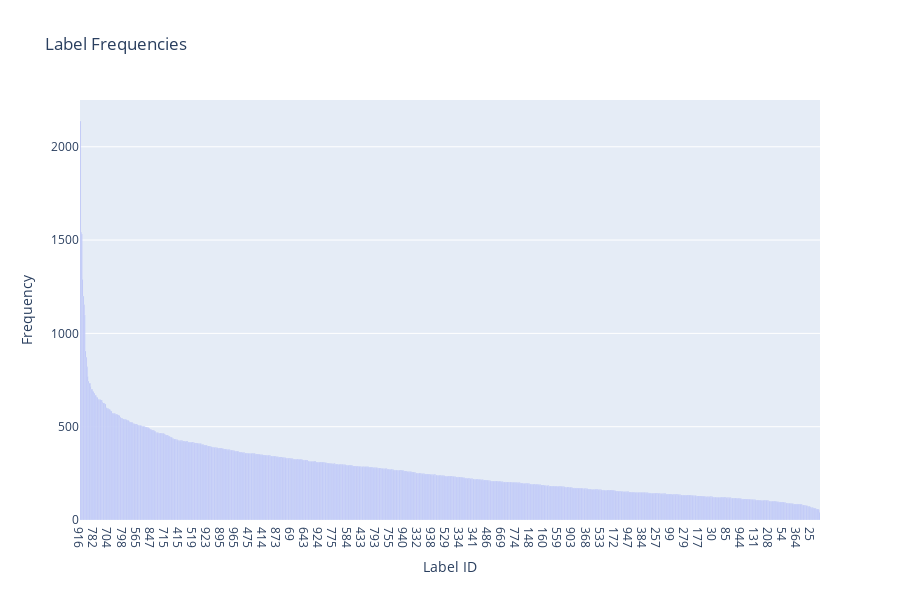
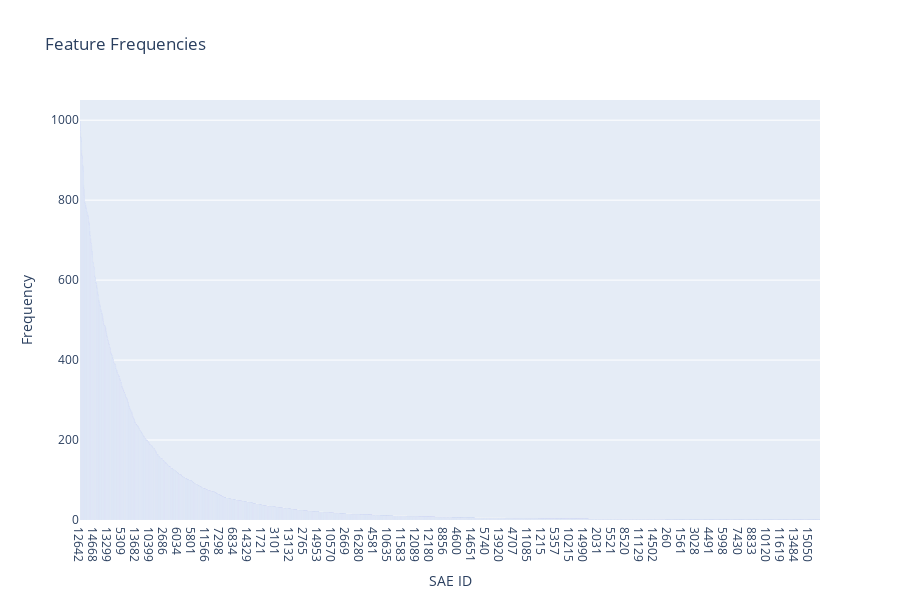
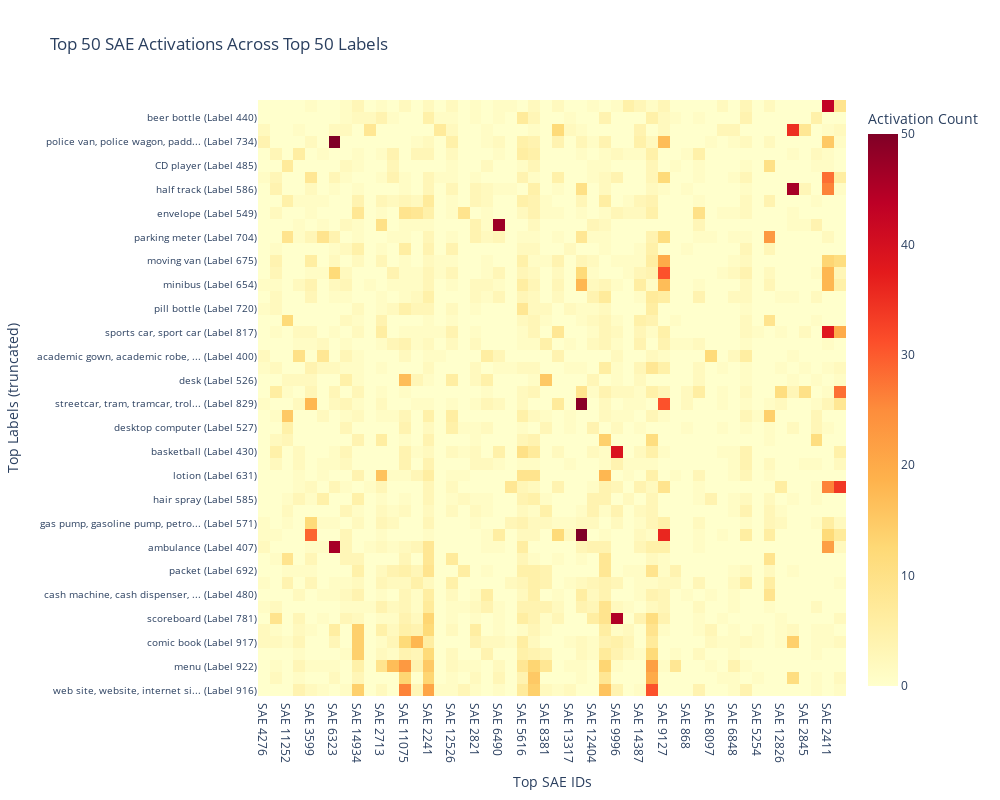
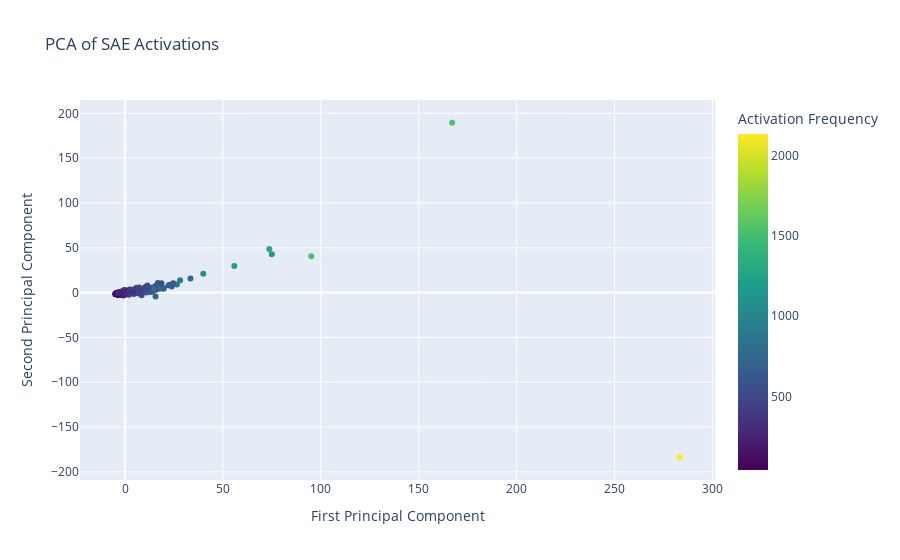

Notebook code cell kept with these figures, in order:
### Code cell
import pandas as pd
import numpy as np
import ast
import plotly.graph_objects as go
import plotly.express as px
from sklearn.decomposition import PCA
from sklearn.preprocessing import StandardScaler
import umap


# Load ImageNet labels
with open("image_net_labels.txt", "r") as f:
    image_net_labels = eval(f.read())

# Assuming df is already loaded
# df = pd.read_csv('your_preprocessed_data.csv')


# Map fine labels to ImageNet labels
def map_label(df):
    df["label"] = df["fine_label"].map(image_net_labels)
    return df


df = map_label(df)


# Convert cleaned_features to the correct format
def parse_features(features):
    if isinstance(features, str):
        features_dict = ast.literal_eval(features)
    else:
        features_dict = features
    return features_dict  # Keep as is, with string keys and values


df["cleaned_features"] = df["cleaned_features"].apply(parse_features)

# Print a sample of the cleaned features to verify
print("Sample of cleaned features:")
print(df[["fine_label", "label", "cleaned_features"]].head())

# Get unique SAE IDs from all rows
all_sae_ids = set()
for features in df["cleaned_features"]:
    all_sae_ids.update(features.keys())

# Convert SAE IDs to integers and sort
sae_id_list = sorted(all_sae_ids, key=int)

# Create a mapping of SAE ID to column index
sae_id_to_col = {sae_id: idx for idx, sae_id in enumerate(sae_id_list)}

# Initialize the matrix for label and SAE ID occurrences
num_labels = df["fine_label"].nunique()
num_sae_ids = len(sae_id_list)
label_sae_matrix = np.zeros((num_labels, num_sae_ids), dtype=int)

# Create a mapping of label to row index
label_to_row = {
    label: idx for idx, label in enumerate(sorted(df["fine_label"].unique()))
}
row_to_label = {v: k for k, v in label_to_row.items()}

# Populate the matrix
for _, row in df.iterrows():
    label = row["fine_label"]
    features = row["cleaned_features"]
    for sae_id in features:
        label_sae_matrix[label_to_row[label], sae_id_to_col[sae_id]] += 1

# Print matrix statistics
print("\nMatrix shape:", label_sae_matrix.shape)
print("Total activations:", label_sae_matrix.sum())
print("Max value in matrix:", label_sae_matrix.max())
print("Number of non-zero elements:", np.count_nonzero(label_sae_matrix))

# Calculate label frequencies
label_freq = label_sae_matrix.sum(axis=1)
label_freq_dict = dict(zip(sorted(df["fine_label"].unique()), label_freq))
label_freq_sorted = dict(
    sorted(label_freq_dict.items(), key=lambda x: x[1], reverse=True)
)

# Print top 20 labels
print("\nTop 20 labels:")
print(dict(list(label_freq_sorted.items())[:20]))

# Select top N labels and features for visualization
N = 50  # Adjust this value to show more or fewer labels/features
top_labels = list(label_freq_sorted.keys())[:N]
top_features = np.argsort(label_sae_matrix.sum(axis=0))[-N:]

# Create a submatrix with top labels and features
submatrix = label_sae_matrix[
    np.ix_([label_to_row[label] for label in top_labels], top_features)
]

# Get feature explanations
feature_explanations = {}
for _, row in df.iterrows():
    for sae_id, explanation in row["cleaned_features"].items():
        feature_explanations[sae_id] = explanation


# Create heatmap using Plotly
# Function to truncate text
def truncate_text(text, max_length=30):
    return text[:max_length] + "..." if len(text) > max_length else text


# Create label frequencies bar plot
label_freq_df = pd.DataFrame(
    list(label_freq_sorted.items()), columns=["Label", "Frequency"]
)
label_freq_df["ImageNet_Label"] = label_freq_df["Label"].map(image_net_labels)
fig_label = px.bar(
    label_freq_df,
    x="Label",
    y="Frequency",
    title="Label Frequencies",
    labels={"Label": "Label ID", "Frequency": "Frequency"},
    height=600,
    hover_data=["ImageNet_Label"],
)
fig_label.update_xaxes(type="category")  # Treat x-axis as categorical
fig_label.show()

# Create feature frequencies bar plot
feature_freq = label_sae_matrix.sum(axis=0)
feature_freq_sorted = sorted(enumerate(feature_freq), key=lambda x: x[1], reverse=True)
feature_freq_df = pd.DataFrame(feature_freq_sorted, columns=["SAE_ID", "Frequency"])
feature_freq_df["SAE_ID"] = feature_freq_df["SAE_ID"].apply(lambda x: sae_id_list[x])
feature_freq_df["Explanation"] = feature_freq_df["SAE_ID"].map(feature_explanations)

fig_feature = px.bar(
    feature_freq_df,
    x="SAE_ID",
    y="Frequency",
    title="Feature Frequencies",
    labels={"SAE_ID": "SAE ID", "Frequency": "Frequency"},
    height=600,
    hover_data=["Explanation"],
)
fig_feature.update_xaxes(type="category")  # Treat x-axis as categorical
fig_feature.show()

# Create heatmap using Plotly
fig = go.Figure(
    data=go.Heatmap(
        z=submatrix,
        x=[f"SAE {sae_id_list[i]}" for i in top_features],
        y=[
            f"{truncate_text(image_net_labels[label])} (Label {label})"
            for label in top_labels
        ],
        colorscale="YlOrRd",
        colorbar=dict(title="Activation Count"),
        hovertemplate="Label: %{customdata}<br>SAE: %{x}<br>Count: %{z}<br>Explanation: %{text}<extra></extra>",
        text=[
            [feature_explanations[sae_id_list[i]] for i in top_features]
            for _ in top_labels
        ],
        customdata=[
            [f"{image_net_labels[label]} (Label {label})" for _ in top_features]
            for label in top_labels
        ],
    )
)

fig.update_layout(
    title=f"Top {N} SAE Activations Across Top {N} Labels",
    xaxis_title="Top SAE IDs",
    yaxis_title="Top Labels (truncated)",
    height=800,
    width=1000,
    yaxis=dict(tickfont=dict(size=10)),
)

fig.show()

# Prepare data for PCA and UMAP
X = label_sae_matrix
y = np.array([image_net_labels[label] for label in sorted(df["fine_label"].unique())])

# Calculate activation frequency for each label
activation_frequency = X.sum(axis=1)

# Standardize the features
scaler = StandardScaler()
X_scaled = scaler.fit_transform(X)

# Perform PCA
pca = PCA(n_components=2)
X_pca = pca.fit_transform(X_scaled)

# Create PCA plot
fig_pca = px.scatter(
    x=X_pca[:, 0],
    y=X_pca[:, 1],
    color=activation_frequency,
    labels={
        "x": "First Principal Component",
        "y": "Second Principal Component",
        "color": "Activation Frequency",
    },
    title="PCA of SAE Activations",
    hover_data={"label": y, "frequency": activation_frequency},
    color_continuous_scale="Viridis",
)
fig_pca.update_traces(
    hovertemplate="<b>%{customdata[0]}</b><br>Frequency: %{customdata[1]}<br>PC1: %{x:.2f}<br>PC2: %{y:.2f}"
)
fig_pca.show()

# Perform UMAP
umap_reducer = umap.UMAP(random_state=42)
X_umap = umap_reducer.fit_transform(X_scaled)

# Create UMAP plot
fig_umap = px.scatter(
    x=X_umap[:, 0],
    y=X_umap[:, 1],
    color=activation_frequency,
    labels={"x": "UMAP1", "y": "UMAP2", "color": "Activation Frequency"},
    title="UMAP of SAE Activations",
    hover_data={"label": y, "frequency": activation_frequency},
    color_continuous_scale="Viridis",
)
fig_umap.update_traces(
    hovertemplate="<b>%{customdata[0]}</b><br>Frequency: %{customdata[1]}<br>UMAP1: %{x:.2f}<br>UMAP2: %{y:.2f}"
)
fig_umap.show()

# Print explained variance ratio for PCA
print("PCA explained variance ratio:", pca.explained_variance_ratio_)

### Figure 1 — Plotly figure (JSON) as saved in the notebook; plotly's stock layout.template omitted (floating-point values rounded to 4 significant figures; data arrays with more than 128 entries replaced by an {"elided": "..."} marker saying what was removed)
{"data": [{"alignmentgroup": "True", "customdata": {"elided": "1000x1 str values"}, "hovertemplate": "Label ID=%{x}<br>Frequency=%{y}<br>ImageNet_Label=%{customdata[0]}<extra></extra>", "legendgroup": "", "marker": {"color": "#636efa", "pattern": {"shape": ""}}, "name": "", "offsetgroup": "", "orientation": "v", "showlegend": false, "textposition": "auto", "type": "bar", "x": {"elided": "1000 int values"}, "xaxis": "x", "y": {"elided": "1000 int values"}, "yaxis": "y"}], "layout": {"barmode": "relative", "height": 600, "legend": {"tracegroupgap": 0}, "title": {"text": "Label Frequencies"}, "xaxis": {"anchor": "y", "domain": [0, 1], "title": {"text": "Label ID"}, "type": "category"}, "yaxis": {"anchor": "x", "domain": [0, 1], "title": {"text": "Frequency"}}}}

### Figure 2 — Plotly figure (JSON) as saved in the notebook; plotly's stock layout.template omitted (floating-point values rounded to 4 significant figures; data arrays with more than 128 entries replaced by an {"elided": "..."} marker saying what was removed)
{"data": [{"alignmentgroup": "True", "customdata": {"elided": "4490x1 str values"}, "hovertemplate": "SAE ID=%{x}<br>Frequency=%{y}<br>Explanation=%{customdata[0]}<extra></extra>", "legendgroup": "", "marker": {"color": "#636efa", "pattern": {"shape": ""}}, "name": "", "offsetgroup": "", "orientation": "v", "showlegend": false, "textposition": "auto", "type": "bar", "x": {"elided": "4490 int values"}, "xaxis": "x", "y": {"elided": "4490 int values"}, "yaxis": "y"}], "layout": {"barmode": "relative", "height": 600, "legend": {"tracegroupgap": 0}, "title": {"text": "Feature Frequencies"}, "xaxis": {"anchor": "y", "domain": [0, 1], "title": {"text": "SAE ID"}, "type": "category"}, "yaxis": {"anchor": "x", "domain": [0, 1], "title": {"text": "Frequency"}}}}

### Figure 3 — Plotly figure (JSON) as saved in the notebook; plotly's stock layout.template omitted (floating-point values rounded to 4 significant figures; data arrays with more than 128 entries replaced by an {"elided": "..."} marker saying what was removed)
{"data": [{"colorbar": {"title": {"text": "Activation Count"}}, "colorscale": [[0, "rgb(255,255,204)"], [0.125, "rgb(255,237,160)"], [0.25, "rgb(254,217,118)"], [0.375, "rgb(254,178,76)"], [0.5, "rgb(253,141,60)"], [0.625, "rgb(252,78,42)"], [0.75, "rgb(227,26,28)"], [0.875, "rgb(189,0,38)"], [1, "rgb(128,0,38)"]], "customdata": {"elided": "50x50 str values"}, "hovertemplate": "Label: %{customdata}<br>SAE: %{x}<br>Count: %{z}<br>Explanation: %{text}<extra></extra>", "text": {"elided": "50x50 str values"}, "type": "heatmap", "x": ["SAE 4276", "SAE 2944", "SAE 11252", "SAE 5535", "SAE 3599", "SAE 6363", "SAE 6323", "SAE 8090", "SAE 14934", "SAE 4199", "SAE 2713", "SAE 7209", "SAE 11075", "SAE 14004", "SAE 2241", "SAE 5150", "SAE 12526", "SAE 4853", "SAE 2821", "SAE 8848", "SAE 6490", "SAE 2891", "SAE 5616", "SAE 3586", "SAE 8381", "SAE 10127", "SAE 13317", "SAE 2478", "SAE 12404", "SAE 15545", "SAE 9996", "SAE 5555", "SAE 14387", "SAE 14974", "SAE 9127", "SAE 2628", "SAE 868", "SAE 10143", "SAE 8097", "SAE 1875", "SAE 6848", "SAE 15040", "SAE 5254", "SAE 1439", "SAE 12826", "SAE 1180", "SAE 2845", "SAE 10146", "SAE 2411", "SAE 12642"], "y": ["web site, website, internet si... (Label 916)", "brass, memorial tablet, plaque (Label 458)", "menu (Label 922)", "crossword puzzle, crossword (Label 918)", "comic book (Label 917)", "book jacket, dust cover, dust ... (Label 921)", "scoreboard (Label 781)", "tobacco shop, tobacconist shop... (Label 860)", "cash machine, cash dispenser, ... (Label 480)", "vending machine (Label 886)", "packet (Label 692)", "oscilloscope, scope, cathode-r... (Label 688)", "ambulance (Label 407)", "trolleybus, trolley coach, tra... (Label 874)", "gas pump, gasoline pump, petro... (Label 571)", "monitor (Label 664)", "hair spray (Label 585)", "racer, race car, racing car (Label 751)", "lotion (Label 631)", "screen, CRT screen (Label 782)", "basketball (Label 430)", "perfume, essence (Label 711)", "desktop computer (Label 527)", "cellular telephone, cellular p... (Label 487)", "streetcar, tram, tramcar, trol... (Label 829)", "bobsled, bobsleigh, bob (Label 450)", "desk (Label 526)", "street sign (Label 919)", "academic gown, academic robe, ... (Label 400)", "barbershop (Label 424)", "sports car, sport car (Label 817)", "cassette player (Label 482)", "pill bottle (Label 720)", "cinema, movie theater, movie t... (Label 498)", "minibus (Label 654)", "cab, hack, taxi, taxicab (Label 468)", "moving van (Label 675)", "hard disc, hard disk, fixed di... (Label 592)", "parking meter (Label 704)", "altar (Label 406)", "envelope (Label 549)", "cassette (Label 481)", "half track (Label 586)", "minivan (Label 656)", "CD player (Label 485)", "slot, one-armed bandit (Label 800)", "police van, police wagon, padd... (Label 734)", "aircraft carrier, carrier, fla... (Label 403)", "beer bottle (Label 440)", "convertible (Label 511)"], "z": {"elided": "50x50 int values"}}], "layout": {"height": 800, "title": {"text": "Top 50 SAE Activations Across Top 50 Labels"}, "width": 1000, "xaxis": {"title": {"text": "Top SAE IDs"}}, "yaxis": {"tickfont": {"size": 10}, "title": {"text": "Top Labels (truncated)"}}}}

### Figure 4 — Plotly figure (JSON) as saved in the notebook; plotly's stock layout.template omitted (floating-point values rounded to 4 significant figures; data arrays with more than 128 entries replaced by an {"elided": "..."} marker saying what was removed)
{"data": [{"customdata": {"elided": "1000x2 mixed values"}, "hovertemplate": "<b>%{customdata[0]}</b><br>Frequency: %{customdata[1]}<br>PC1: %{x:.2f}<br>PC2: %{y:.2f}", "legendgroup": "", "marker": {"color": {"elided": "1000 int values"}, "coloraxis": "coloraxis", "symbol": "circle"}, "mode": "markers", "name": "", "orientation": "v", "showlegend": false, "type": "scatter", "x": {"elided": "1000 float values"}, "xaxis": "x", "y": {"elided": "1000 float values"}, "yaxis": "y"}], "layout": {"coloraxis": {"colorbar": {"title": {"text": "Activation Frequency"}}, "colorscale": [[0, "#440154"], [0.1111, "#482878"], [0.2222, "#3e4989"], [0.3333, "#31688e"], [0.4444, "#26828e"], [0.5556, "#1f9e89"], [0.6667, "#35b779"], [0.7778, "#6ece58"], [0.8889, "#b5de2b"], [1, "#fde725"]]}, "legend": {"tracegroupgap": 0}, "title": {"text": "PCA of SAE Activations"}, "xaxis": {"anchor": "y", "domain": [0, 1], "title": {"text": "First Principal Component"}}, "yaxis": {"anchor": "x", "domain": [0, 1], "title": {"text": "Second Principal Component"}}}}
